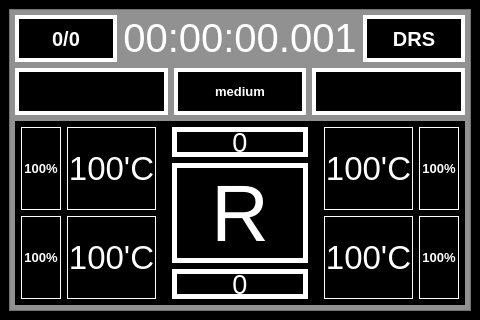
<?xml version="1.0" encoding="UTF-8"?>
<ui version="4.0">
 <class>MainWindow</class>
 <widget class="QMainWindow" name="MainWindow">
  <property name="geometry">
   <rect>
    <x>0</x>
    <y>0</y>
    <width>480</width>
    <height>320</height>
   </rect>
  </property>
  <property name="minimumSize">
   <size>
    <width>480</width>
    <height>320</height>
   </size>
  </property>
  <property name="maximumSize">
   <size>
    <width>480</width>
    <height>320</height>
   </size>
  </property>
  <property name="windowTitle">
   <string>MainWindow</string>
  </property>
  <property name="styleSheet">
   <string notr="true">background-color: rgb(0, 0, 0);</string>
  </property>
  <widget class="QWidget" name="centralwidget">
   <property name="minimumSize">
    <size>
     <width>0</width>
     <height>0</height>
    </size>
   </property>
   <layout class="QGridLayout" name="gridLayout">
    <item row="0" column="0" colspan="2">
     <widget class="QStackedWidget" name="stackedWidget_4">
      <property name="maximumSize">
       <size>
        <width>16777215</width>
        <height>16777215</height>
       </size>
      </property>
      <property name="styleSheet">
       <string notr="true">background-color: rgb(145, 145, 145);</string>
      </property>
      <property name="frameShape">
       <enum>QFrame::StyledPanel</enum>
      </property>
      <property name="frameShadow">
       <enum>QFrame::Plain</enum>
      </property>
      <widget class="QWidget" name="stackedWidget_4Page1">
       <layout class="QGridLayout" name="gridLayout_2">
        <property name="leftMargin">
         <number>5</number>
        </property>
        <property name="topMargin">
         <number>5</number>
        </property>
        <property name="rightMargin">
         <number>5</number>
        </property>
        <property name="bottomMargin">
         <number>5</number>
        </property>
        <item row="2" column="1">
         <widget class="QLabel" name="ERS_Store">
          <property name="minimumSize">
           <size>
            <width>0</width>
            <height>30</height>
           </size>
          </property>
          <property name="styleSheet">
           <string notr="true">color: rgb(255, 255, 255);
background-color: rgb(0, 0, 0);</string>
          </property>
          <property name="frameShape">
           <enum>QFrame::Box</enum>
          </property>
          <property name="lineWidth">
           <number>4</number>
          </property>
          <property name="text">
           <string/>
          </property>
         </widget>
        </item>
        <item row="3" column="1" colspan="3">
         <widget class="QFrame" name="frame_8">
          <property name="font">
           <font>
            <pointsize>5</pointsize>
           </font>
          </property>
          <property name="styleSheet">
           <string notr="true">background-color: rgb(0, 0, 0);</string>
          </property>
          <property name="frameShape">
           <enum>QFrame::StyledPanel</enum>
          </property>
          <property name="frameShadow">
           <enum>QFrame::Raised</enum>
          </property>
          <layout class="QGridLayout" name="gridLayout_5">
           <property name="leftMargin">
            <number>0</number>
           </property>
           <property name="topMargin">
            <number>0</number>
           </property>
           <property name="rightMargin">
            <number>0</number>
           </property>
           <property name="bottomMargin">
            <number>0</number>
           </property>
           <item row="4" column="2" rowspan="2">
            <widget class="QFrame" name="frame_3">
             <property name="frameShape">
              <enum>QFrame::StyledPanel</enum>
             </property>
             <property name="frameShadow">
              <enum>QFrame::Raised</enum>
             </property>
             <layout class="QGridLayout" name="gridLayout_3">
              <property name="leftMargin">
               <number>4</number>
              </property>
              <property name="topMargin">
               <number>4</number>
              </property>
              <property name="rightMargin">
               <number>4</number>
              </property>
              <property name="bottomMargin">
               <number>4</number>
              </property>
              <item row="2" column="2">
               <widget class="QLabel" name="Soeed">
                <property name="maximumSize">
                 <size>
                  <width>16777215</width>
                  <height>30</height>
                 </size>
                </property>
                <property name="font">
                 <font>
                  <family>Arial</family>
                  <pointsize>20</pointsize>
                  <weight>50</weight>
                  <bold>false</bold>
                 </font>
                </property>
                <property name="styleSheet">
                 <string notr="true">color: rgb(255, 255, 255);</string>
                </property>
                <property name="frameShape">
                 <enum>QFrame::Box</enum>
                </property>
                <property name="lineWidth">
                 <number>5</number>
                </property>
                <property name="text">
                 <string>0</string>
                </property>
                <property name="alignment">
                 <set>Qt::AlignCenter</set>
                </property>
               </widget>
              </item>
              <item row="0" column="2">
               <widget class="QLabel" name="RPM">
                <property name="maximumSize">
                 <size>
                  <width>16777215</width>
                  <height>30</height>
                 </size>
                </property>
                <property name="font">
                 <font>
                  <family>Arial</family>
                  <pointsize>20</pointsize>
                  <weight>50</weight>
                  <bold>false</bold>
                 </font>
                </property>
                <property name="styleSheet">
                 <string notr="true">color: rgb(255, 255, 255);</string>
                </property>
                <property name="frameShape">
                 <enum>QFrame::Box</enum>
                </property>
                <property name="lineWidth">
                 <number>5</number>
                </property>
                <property name="text">
                 <string>0</string>
                </property>
                <property name="alignment">
                 <set>Qt::AlignCenter</set>
                </property>
               </widget>
              </item>
              <item row="1" column="2">
               <widget class="QLabel" name="Gear">
                <property name="minimumSize">
                 <size>
                  <width>0</width>
                  <height>80</height>
                 </size>
                </property>
                <property name="maximumSize">
                 <size>
                  <width>16777215</width>
                  <height>16777215</height>
                 </size>
                </property>
                <property name="font">
                 <font>
                  <family>Arial</family>
                  <pointsize>60</pointsize>
                  <weight>50</weight>
                  <bold>false</bold>
                 </font>
                </property>
                <property name="styleSheet">
                 <string notr="true">color: rgb(255, 255, 255);</string>
                </property>
                <property name="frameShape">
                 <enum>QFrame::Box</enum>
                </property>
                <property name="frameShadow">
                 <enum>QFrame::Plain</enum>
                </property>
                <property name="lineWidth">
                 <number>5</number>
                </property>
                <property name="text">
                 <string>R</string>
                </property>
                <property name="alignment">
                 <set>Qt::AlignCenter</set>
                </property>
               </widget>
              </item>
             </layout>
            </widget>
           </item>
           <item row="4" column="0" rowspan="2">
            <widget class="QFrame" name="frame_5">
             <property name="frameShape">
              <enum>QFrame::StyledPanel</enum>
             </property>
             <property name="frameShadow">
              <enum>QFrame::Raised</enum>
             </property>
             <layout class="QGridLayout" name="gridLayout_4">
              <property name="leftMargin">
               <number>4</number>
              </property>
              <property name="topMargin">
               <number>4</number>
              </property>
              <property name="rightMargin">
               <number>4</number>
              </property>
              <property name="bottomMargin">
               <number>4</number>
              </property>
              <item row="1" column="0">
               <widget class="QLabel" name="Wear_3">
                <property name="minimumSize">
                 <size>
                  <width>40</width>
                  <height>0</height>
                 </size>
                </property>
                <property name="maximumSize">
                 <size>
                  <width>20</width>
                  <height>16777215</height>
                 </size>
                </property>
                <property name="font">
                 <font>
                  <family>Arial</family>
                  <pointsize>10</pointsize>
                  <weight>75</weight>
                  <bold>true</bold>
                 </font>
                </property>
                <property name="styleSheet">
                 <string notr="true">color: rgb(255, 255, 255);</string>
                </property>
                <property name="frameShape">
                 <enum>QFrame::Box</enum>
                </property>
                <property name="text">
                 <string>100%</string>
                </property>
                <property name="textFormat">
                 <enum>Qt::AutoText</enum>
                </property>
                <property name="alignment">
                 <set>Qt::AlignCenter</set>
                </property>
               </widget>
              </item>
              <item row="3" column="1">
               <widget class="QLabel" name="TyresSurfaceTemperature_1">
                <property name="maximumSize">
                 <size>
                  <width>16777215</width>
                  <height>16777215</height>
                 </size>
                </property>
                <property name="font">
                 <font>
                  <family>Arial</family>
                  <pointsize>25</pointsize>
                  <weight>50</weight>
                  <bold>false</bold>
                 </font>
                </property>
                <property name="styleSheet">
                 <string notr="true">color: rgb(255, 255, 255);</string>
                </property>
                <property name="frameShape">
                 <enum>QFrame::Box</enum>
                </property>
                <property name="text">
                 <string notr="true">100'C</string>
                </property>
                <property name="alignment">
                 <set>Qt::AlignCenter</set>
                </property>
               </widget>
              </item>
              <item row="3" column="0">
               <widget class="QLabel" name="Wear_1">
                <property name="minimumSize">
                 <size>
                  <width>40</width>
                  <height>0</height>
                 </size>
                </property>
                <property name="maximumSize">
                 <size>
                  <width>20</width>
                  <height>16777215</height>
                 </size>
                </property>
                <property name="font">
                 <font>
                  <family>Arial</family>
                  <pointsize>10</pointsize>
                  <weight>75</weight>
                  <bold>true</bold>
                 </font>
                </property>
                <property name="styleSheet">
                 <string notr="true">color: rgb(255, 255, 255);</string>
                </property>
                <property name="frameShape">
                 <enum>QFrame::Box</enum>
                </property>
                <property name="text">
                 <string>100%</string>
                </property>
                <property name="textFormat">
                 <enum>Qt::AutoText</enum>
                </property>
                <property name="alignment">
                 <set>Qt::AlignCenter</set>
                </property>
               </widget>
              </item>
              <item row="1" column="1">
               <widget class="QLabel" name="TyresSurfaceTemperature_3">
                <property name="maximumSize">
                 <size>
                  <width>16777215</width>
                  <height>16777215</height>
                 </size>
                </property>
                <property name="font">
                 <font>
                  <family>Arial</family>
                  <pointsize>25</pointsize>
                  <weight>50</weight>
                  <bold>false</bold>
                 </font>
                </property>
                <property name="styleSheet">
                 <string notr="true">color: rgb(255, 255, 255);</string>
                </property>
                <property name="frameShape">
                 <enum>QFrame::Box</enum>
                </property>
                <property name="text">
                 <string notr="true">100'C</string>
                </property>
                <property name="alignment">
                 <set>Qt::AlignCenter</set>
                </property>
               </widget>
              </item>
             </layout>
            </widget>
           </item>
           <item row="4" column="3" rowspan="2">
            <widget class="QFrame" name="frame_6">
             <property name="frameShape">
              <enum>QFrame::StyledPanel</enum>
             </property>
             <property name="frameShadow">
              <enum>QFrame::Raised</enum>
             </property>
             <layout class="QGridLayout" name="gridLayout_6">
              <property name="leftMargin">
               <number>4</number>
              </property>
              <property name="topMargin">
               <number>4</number>
              </property>
              <property name="rightMargin">
               <number>4</number>
              </property>
              <property name="bottomMargin">
               <number>4</number>
              </property>
              <item row="5" column="0">
               <widget class="QLabel" name="TyresSurfaceTemperature_2">
                <property name="maximumSize">
                 <size>
                  <width>16777215</width>
                  <height>16777215</height>
                 </size>
                </property>
                <property name="font">
                 <font>
                  <family>Arial</family>
                  <pointsize>25</pointsize>
                  <weight>50</weight>
                  <bold>false</bold>
                 </font>
                </property>
                <property name="styleSheet">
                 <string notr="true">color: rgb(255, 255, 255);</string>
                </property>
                <property name="frameShape">
                 <enum>QFrame::Box</enum>
                </property>
                <property name="text">
                 <string notr="true">100'C</string>
                </property>
                <property name="alignment">
                 <set>Qt::AlignCenter</set>
                </property>
               </widget>
              </item>
              <item row="4" column="0">
               <widget class="QLabel" name="TyresSurfaceTemperature_4">
                <property name="maximumSize">
                 <size>
                  <width>16777215</width>
                  <height>16777215</height>
                 </size>
                </property>
                <property name="font">
                 <font>
                  <family>Arial</family>
                  <pointsize>25</pointsize>
                  <weight>50</weight>
                  <bold>false</bold>
                 </font>
                </property>
                <property name="styleSheet">
                 <string notr="true">color: rgb(255, 255, 255);</string>
                </property>
                <property name="frameShape">
                 <enum>QFrame::Box</enum>
                </property>
                <property name="text">
                 <string notr="true">100'C</string>
                </property>
                <property name="alignment">
                 <set>Qt::AlignCenter</set>
                </property>
               </widget>
              </item>
              <item row="5" column="1">
               <widget class="QLabel" name="Wear_2">
                <property name="minimumSize">
                 <size>
                  <width>40</width>
                  <height>0</height>
                 </size>
                </property>
                <property name="maximumSize">
                 <size>
                  <width>20</width>
                  <height>16777215</height>
                 </size>
                </property>
                <property name="font">
                 <font>
                  <family>Arial</family>
                  <pointsize>10</pointsize>
                  <weight>75</weight>
                  <bold>true</bold>
                 </font>
                </property>
                <property name="styleSheet">
                 <string notr="true">color: rgb(255, 255, 255);</string>
                </property>
                <property name="frameShape">
                 <enum>QFrame::Box</enum>
                </property>
                <property name="text">
                 <string>100%</string>
                </property>
                <property name="textFormat">
                 <enum>Qt::AutoText</enum>
                </property>
                <property name="alignment">
                 <set>Qt::AlignCenter</set>
                </property>
               </widget>
              </item>
              <item row="4" column="1">
               <widget class="QLabel" name="Wear_4">
                <property name="minimumSize">
                 <size>
                  <width>40</width>
                  <height>0</height>
                 </size>
                </property>
                <property name="maximumSize">
                 <size>
                  <width>20</width>
                  <height>16777215</height>
                 </size>
                </property>
                <property name="font">
                 <font>
                  <family>Arial</family>
                  <pointsize>10</pointsize>
                  <weight>75</weight>
                  <bold>true</bold>
                 </font>
                </property>
                <property name="styleSheet">
                 <string notr="true">color: rgb(255, 255, 255);</string>
                </property>
                <property name="frameShape">
                 <enum>QFrame::Box</enum>
                </property>
                <property name="text">
                 <string>100%</string>
                </property>
                <property name="textFormat">
                 <enum>Qt::AutoText</enum>
                </property>
                <property name="alignment">
                 <set>Qt::AlignCenter</set>
                </property>
               </widget>
              </item>
             </layout>
            </widget>
           </item>
          </layout>
         </widget>
        </item>
        <item row="2" column="2">
         <widget class="QLabel" name="RES_Mode">
          <property name="minimumSize">
           <size>
            <width>132</width>
            <height>0</height>
           </size>
          </property>
          <property name="maximumSize">
           <size>
            <width>80</width>
            <height>16777215</height>
           </size>
          </property>
          <property name="font">
           <font>
            <pointsize>10</pointsize>
            <weight>75</weight>
            <bold>true</bold>
           </font>
          </property>
          <property name="styleSheet">
           <string notr="true">color: rgb(255, 255, 255);
background-color: rgb(0, 0, 0);</string>
          </property>
          <property name="frameShape">
           <enum>QFrame::Box</enum>
          </property>
          <property name="lineWidth">
           <number>4</number>
          </property>
          <property name="text">
           <string>medium</string>
          </property>
          <property name="alignment">
           <set>Qt::AlignCenter</set>
          </property>
         </widget>
        </item>
        <item row="2" column="3">
         <widget class="QLabel" name="ERS_Deploted">
          <property name="minimumSize">
           <size>
            <width>0</width>
            <height>30</height>
           </size>
          </property>
          <property name="styleSheet">
           <string notr="true">color: rgb(255, 255, 255);
background-color: rgb(0, 0, 0);</string>
          </property>
          <property name="frameShape">
           <enum>QFrame::Box</enum>
          </property>
          <property name="lineWidth">
           <number>4</number>
          </property>
          <property name="text">
           <string/>
          </property>
         </widget>
        </item>
        <item row="1" column="1" colspan="3">
         <layout class="QHBoxLayout" name="horizontalLayout">
          <item>
           <widget class="QLabel" name="round">
            <property name="maximumSize">
             <size>
              <width>120</width>
              <height>16777215</height>
             </size>
            </property>
            <property name="font">
             <font>
              <family>Arial</family>
              <pointsize>15</pointsize>
              <weight>75</weight>
              <bold>true</bold>
             </font>
            </property>
            <property name="styleSheet">
             <string notr="true">color: rgb(255, 255, 255);
background-color: rgb(0, 0, 0);</string>
            </property>
            <property name="frameShape">
             <enum>QFrame::Box</enum>
            </property>
            <property name="frameShadow">
             <enum>QFrame::Plain</enum>
            </property>
            <property name="lineWidth">
             <number>4</number>
            </property>
            <property name="midLineWidth">
             <number>0</number>
            </property>
            <property name="text">
             <string>0/0</string>
            </property>
            <property name="alignment">
             <set>Qt::AlignCenter</set>
            </property>
           </widget>
          </item>
          <item>
           <widget class="QLabel" name="CurrentLapTime">
            <property name="maximumSize">
             <size>
              <width>16777215</width>
              <height>40</height>
             </size>
            </property>
            <property name="font">
             <font>
              <family>Arial</family>
              <pointsize>30</pointsize>
              <weight>50</weight>
              <bold>false</bold>
             </font>
            </property>
            <property name="styleSheet">
             <string notr="true">background-color: rgb(145, 145, 145);color: rgb(255, 255, 255);</string>
            </property>
            <property name="text">
             <string>00:00:00.001</string>
            </property>
            <property name="alignment">
             <set>Qt::AlignCenter</set>
            </property>
           </widget>
          </item>
          <item>
           <widget class="QLabel" name="Drs_led">
            <property name="maximumSize">
             <size>
              <width>120</width>
              <height>16777215</height>
             </size>
            </property>
            <property name="font">
             <font>
              <family>Arial</family>
              <pointsize>15</pointsize>
              <weight>75</weight>
              <bold>true</bold>
             </font>
            </property>
            <property name="styleSheet">
             <string notr="true">color: rgb(255, 255, 255);
background-color: rgb(0, 0, 0);</string>
            </property>
            <property name="frameShape">
             <enum>QFrame::Box</enum>
            </property>
            <property name="frameShadow">
             <enum>QFrame::Plain</enum>
            </property>
            <property name="lineWidth">
             <number>4</number>
            </property>
            <property name="midLineWidth">
             <number>0</number>
            </property>
            <property name="text">
             <string>DRS</string>
            </property>
            <property name="alignment">
             <set>Qt::AlignCenter</set>
            </property>
           </widget>
          </item>
         </layout>
        </item>
       </layout>
      </widget>
      <widget class="QWidget" name="page">
       <layout class="QGridLayout" name="gridLayout_7">
        <property name="leftMargin">
         <number>15</number>
        </property>
        <property name="topMargin">
         <number>15</number>
        </property>
        <property name="rightMargin">
         <number>15</number>
        </property>
        <property name="bottomMargin">
         <number>15</number>
        </property>
        <item row="0" column="0">
         <widget class="QLabel" name="label">
          <property name="font">
           <font>
            <family>Arial</family>
            <pointsize>40</pointsize>
            <weight>75</weight>
            <bold>true</bold>
           </font>
          </property>
          <property name="styleSheet">
           <string notr="true">background-color: rgb(0, 0, 0);
color: rgb(255, 255, 255);</string>
          </property>
          <property name="text">
           <string>&lt;html&gt;&lt;head/&gt;&lt;body&gt;&lt;p&gt;iP: 0.0.0.0&lt;/p&gt;&lt;/body&gt;&lt;/html&gt;</string>
          </property>
          <property name="alignment">
           <set>Qt::AlignCenter</set>
          </property>
         </widget>
        </item>
       </layout>
      </widget>
     </widget>
    </item>
   </layout>
  </widget>
 </widget>
 <resources/>
 <connections/>
</ui>
